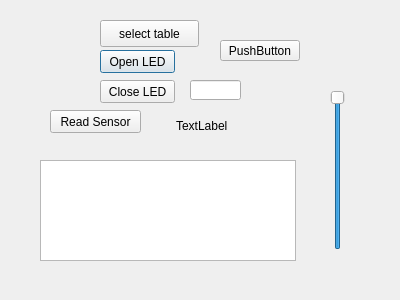
<?xml version="1.0" encoding="UTF-8"?>
<ui version="4.0">
 <class>Dialog</class>
 <widget class="QDialog" name="Dialog">
  <property name="geometry">
   <rect>
    <x>0</x>
    <y>0</y>
    <width>400</width>
    <height>300</height>
   </rect>
  </property>
  <property name="windowTitle">
   <string>Dialog</string>
  </property>
  <widget class="QPushButton" name="pushButton">
   <property name="geometry">
    <rect>
     <x>100</x>
     <y>50</y>
     <width>75</width>
     <height>23</height>
    </rect>
   </property>
   <property name="text">
    <string>Open LED</string>
   </property>
  </widget>
  <widget class="QPushButton" name="pushButton_2">
   <property name="geometry">
    <rect>
     <x>100</x>
     <y>80</y>
     <width>75</width>
     <height>23</height>
    </rect>
   </property>
   <property name="text">
    <string>Close LED</string>
   </property>
  </widget>
  <widget class="QLineEdit" name="txtPort">
   <property name="geometry">
    <rect>
     <x>190</x>
     <y>80</y>
     <width>51</width>
     <height>20</height>
    </rect>
   </property>
  </widget>
  <widget class="QLabel" name="txtSensor">
   <property name="geometry">
    <rect>
     <x>176</x>
     <y>110</y>
     <width>171</width>
     <height>31</height>
    </rect>
   </property>
   <property name="text">
    <string>TextLabel</string>
   </property>
  </widget>
  <widget class="QPushButton" name="pushButton_3">
   <property name="geometry">
    <rect>
     <x>50</x>
     <y>110</y>
     <width>91</width>
     <height>23</height>
    </rect>
   </property>
   <property name="text">
    <string>Read Sensor</string>
   </property>
  </widget>
  <widget class="QPushButton" name="pushButton_4">
   <property name="geometry">
    <rect>
     <x>100</x>
     <y>20</y>
     <width>99</width>
     <height>27</height>
    </rect>
   </property>
   <property name="text">
    <string>select table</string>
   </property>
  </widget>
  <widget class="QTableWidget" name="tw">
   <property name="geometry">
    <rect>
     <x>40</x>
     <y>160</y>
     <width>256</width>
     <height>101</height>
    </rect>
   </property>
  </widget>
  <widget class="QSlider" name="pb1">
   <property name="geometry">
    <rect>
     <x>330</x>
     <y>90</y>
     <width>16</width>
     <height>160</height>
    </rect>
   </property>
   <property name="minimum">
    <number>-99</number>
   </property>
   <property name="maximum">
    <number>-1</number>
   </property>
   <property name="orientation">
    <enum>Qt::Vertical</enum>
   </property>
  </widget>
  <widget class="QPushButton" name="pushButton_5">
   <property name="geometry">
    <rect>
     <x>220</x>
     <y>40</y>
     <width>80</width>
     <height>21</height>
    </rect>
   </property>
   <property name="text">
    <string>PushButton</string>
   </property>
  </widget>
 </widget>
 <resources/>
 <connections/>
</ui>
